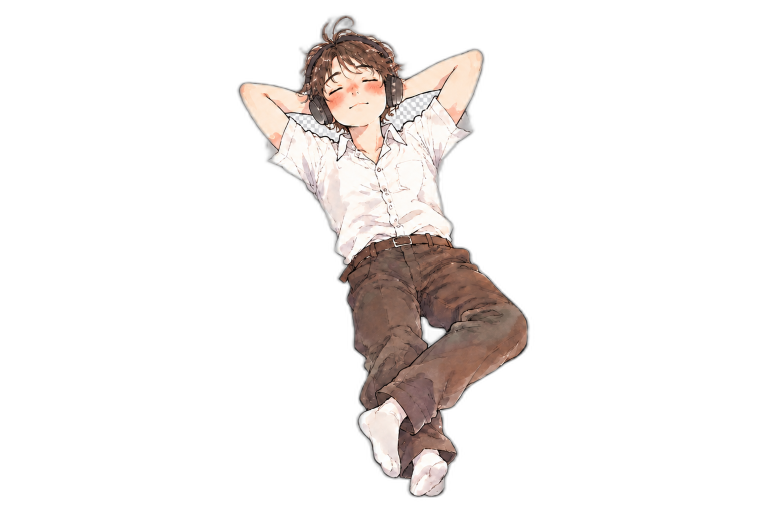
#> input picture assets/grass_relax/relaxed_boy-rembg.png, 1533 x 1026 px (shown at 1/2 size)
$ python fix_final_assets.py
#> lines starting #> are read from the running program, lines starting #| are printed output that depends on the picture; after the words box and inside, x2 and y2 are one past the last pixel; in counts of white or black regions, pixels touching at a corner belong together
from pathlib import Path

import cv2
import numpy as np
from PIL import Image, ImageFilter


ROOT = Path(__file__).resolve().parents[2]
RELAXED = ROOT / "assets/grass_relax/relaxed_boy-cutout.png"
RELAXED_RESTORED = ROOT / "assets/grass_relax/relaxed_boy-rembg.png"
WINTER_DIR = ROOT / "assets/winter_boy"
TRANSITION_THREE = ROOT / "assets/grass_relax/transition-3-cutout.png"
TRANSITION_THREE_RESTORED = ROOT / "assets/grass_relax/transition-3-rembg.png"
REPLACEMENT_THREE = ROOT / "assets/grass_relax/replacement-3-cutout.png"
REPLACEMENT_THREE_CLEAN = ROOT / "assets/grass_relax/replacement-3-clean.png"


def clear_enclosed_checkerboard():
    image = np.array(Image.open(RELAXED_RESTORED).convert("RGBA"))
#> image is the input picture: shape (1026, 1533, 4); mean R, G, B, A 28.5, 25, 23.5, 40
    rgb = image[:, :, :3]
    alpha = image[:, :, 3]
    gray = cv2.cvtColor(rgb, cv2.COLOR_RGB2GRAY)
    ink_barrier = cv2.dilate((gray < 90).astype(np.uint8), np.ones((3, 3), np.uint8), 1)
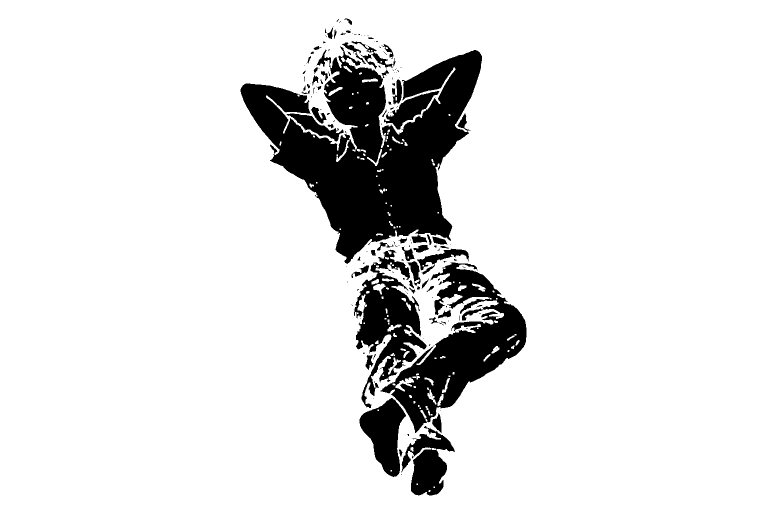
#> ink_barrier: shape (1026, 1533) (shown at 1/2 size); values 0 (black) and 1 (white), 88.5% white; 165 black regions (105 under 20 px), largest, box (x1, y1, x2, y2) and area: (481, 93, 964, 528) 96943, (761, 525, 1053, 866) 35373, (708, 499, 853, 816) 18117
    count, labels, stats, _ = cv2.connectedComponentsWithStats(1 - ink_barrier, 8)
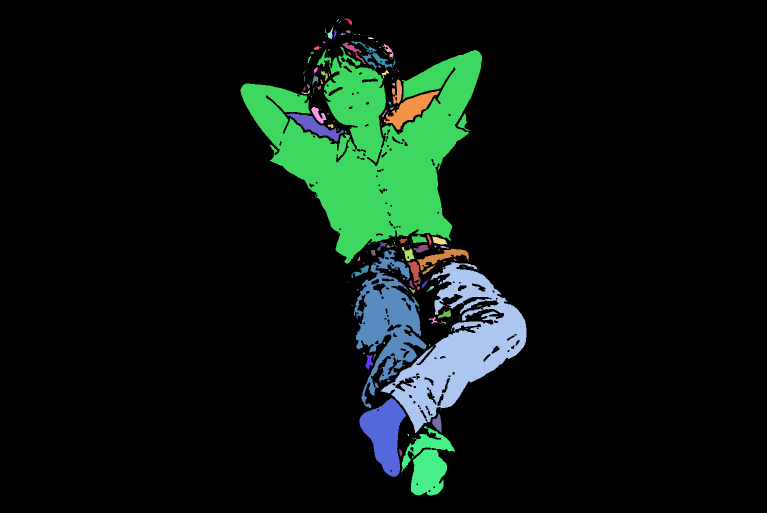
#> labels: shape (1026, 1533) int32 (shown at 1/2 size); 166 distinct labels, from 0 to 165; one colour per label, 0 black
#> count = 166; stats = 166 rows, first 6: [0, 0, 1533, 1026, 1392244], [688, 37, 16, 13, 75], [673, 38, 5, 6, 10], [678, 42, 4, 4, 4], [666, 53, 1, 1, 1], [655, 55, 11, 23, 127]
    holes = np.zeros_like(alpha, dtype=np.uint8)
    for label in range(1, count):
        x, y, width, height, area = stats[label]
        is_arm_opening = (
            560 < x < 790 and 150 < y < 245 and
            90 < width < 130 and 45 < height < 90 and area > 1500
        )
        if is_arm_opening:
            holes[labels == label] = 255
#> this loop made 165 passes
#> (x, y, width, height, area, is_arm_opening) on passes 1, 5, 7: (688, 37, 16, 13, 75, False), (655, 55, 11, 23, 127, False), (668, 59, 6, 19, 49, False)
#> holes: shape (1026, 1533); 0.32% white; 2 white regions, box (x1, y1, x2, y2) and area: (768, 182, 879, 259) 3073, (573, 227, 687, 283) 2002

    holes = cv2.dilate(holes, np.ones((3, 3), np.uint8), iterations=2)
#> holes: shape (1026, 1533); 0.43% white; 2 white regions, box (x1, y1, x2, y2) and area: (766, 180, 881, 261) 3947, (571, 225, 689, 285) 2798
    holes = cv2.GaussianBlur(holes, (0, 0), 0.6)
    alpha = np.minimum(alpha, 255 - holes)

    image[:, :, 3] = alpha
#> image: shape (1026, 1533, 4); 0.48% of pixels changed, all inside (x1, y1, x2, y2) = (570, 179, 882, 286)
    Image.fromarray(image, "RGBA").save(RELAXED, optimize=True)


def sharpen_winter_final():
    for name in ("winter_final.png", "f6.png"):
        path = WINTER_DIR / name
        image = Image.open(path).convert("RGBA")
        red, green, blue, alpha = image.split()
        rgb = Image.merge("RGB", (red, green, blue)).filter(
            ImageFilter.UnsharpMask(radius=0.85, percent=165, threshold=2)
        )
        sharpened = Image.merge("RGBA", (*rgb.split(), alpha))
        sharpened.save(path, optimize=True)


def clear_transition_three_checkerboard():
    image = np.array(Image.open(TRANSITION_THREE_RESTORED).convert("RGBA"))
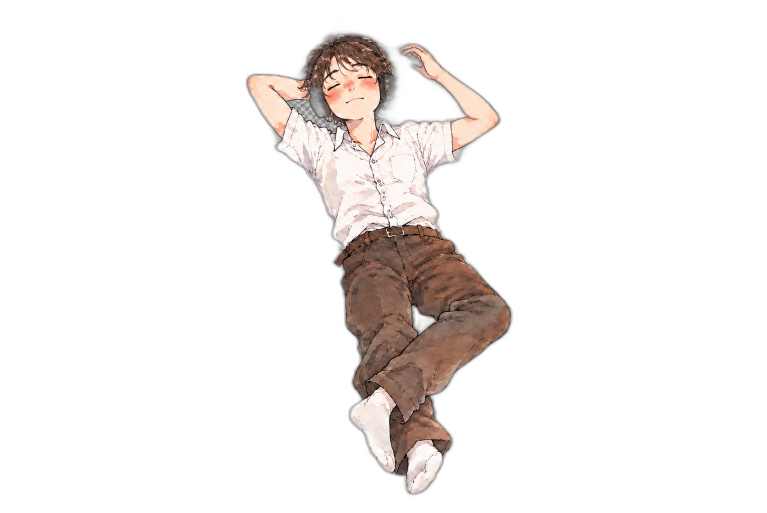
#> input picture assets/grass_relax/transition-3-rembg.png, 1533 x 1026 px (shown at 1/2 size)
#> image is the input picture: shape (1026, 1533, 4); mean R, G, B, A 24.3, 20.8, 19.3, 34.8
    rgb = image[:, :, :3]
    alpha = image[:, :, 3]
    gray = cv2.cvtColor(rgb, cv2.COLOR_RGB2GRAY)
    ink_barrier = cv2.dilate((gray < 105).astype(np.uint8), np.ones((3, 3), np.uint8), 1)
#> ink_barrier: shape (1026, 1533); values 0 (black) and 1 (white), 92.2% white; 165 black regions (108 under 20 px), largest, box (x1, y1, x2, y2) and area: (497, 90, 996, 498) 79169, (773, 590, 1018, 806) 14023, (700, 775, 791, 944) 8134
    count, labels, stats, _ = cv2.connectedComponentsWithStats(1 - ink_barrier, 8)
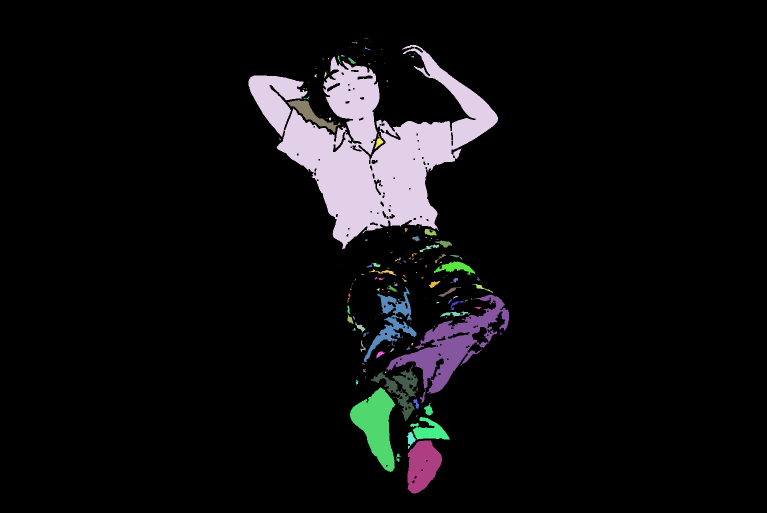
#> labels: shape (1026, 1533) int32 (shown at 1/2 size); 166 distinct labels, from 0 to 165; one colour per label, 0 black
#> count = 166; stats = 166 rows, first 6: [0, 0, 1533, 1026, 1450039], [729, 76, 8, 2, 8], [739, 82, 1, 1, 1], [704, 85, 11, 2, 13], [497, 90, 499, 408, 79169], [700, 95, 1, 1, 1]
    holes = np.zeros_like(alpha, dtype=np.uint8)
    for label in range(1, count):
        x, y, width, height, area = stats[label]
        is_arm_opening = (
            565 < x < 590 and 190 < y < 215 and
            95 < width < 120 and 55 < height < 80 and area > 1400
        )
        if is_arm_opening:
            holes[labels == label] = 255
#> this loop made 165 passes
#> (x, y, width, height, area, is_arm_opening) on passes 4, 6, 12: (497, 90, 499, 408, 79169, False), (730, 94, 12, 7, 23, False), (675, 111, 8, 16, 33, False)
#> holes: shape (1026, 1533); 0.11% white; 1 white region, box (x1, y1, x2, y2) and area: (575, 200, 681, 265) 1748
    holes = cv2.dilate(holes, np.ones((3, 3), np.uint8), iterations=2)
#> holes: shape (1026, 1533); 0.16% white; 1 white region, box (x1, y1, x2, y2) and area: (573, 198, 683, 267) 2488
    holes = cv2.GaussianBlur(holes, (0, 0), 0.6)
    image[:, :, 3] = np.minimum(alpha, 255 - holes)
#> image: shape (1026, 1533, 4); 0.18% of pixels changed, all inside (x1, y1, x2, y2) = (572, 197, 684, 268)
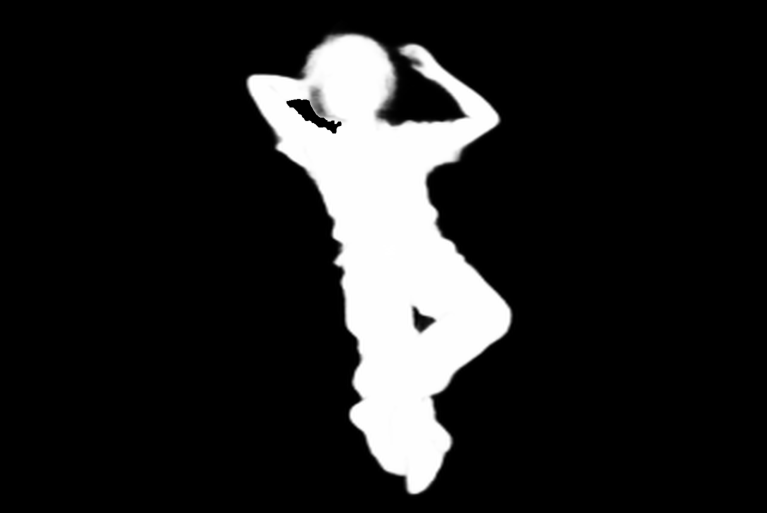
#> alpha: shape (1026, 1533) (shown at 1/2 size); min 0, max 255, mean 34.4
    Image.fromarray(image, "RGBA").save(TRANSITION_THREE, optimize=True)


def clear_replacement_three_checkerboard():
    image = np.array(Image.open(REPLACEMENT_THREE).convert("RGBA"))
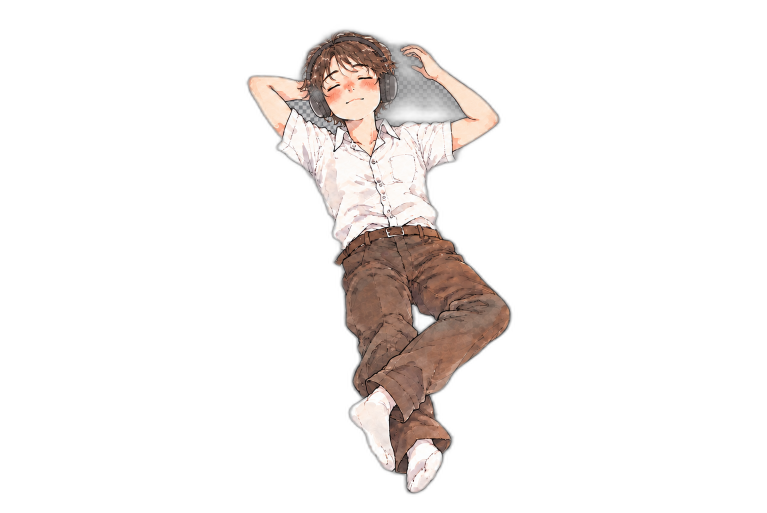
#> input picture assets/grass_relax/replacement-3-cutout.png, 1533 x 1026 px (shown at 1/2 size)
#> image is the input picture: shape (1026, 1533, 4); mean R, G, B, A 25.2, 21.6, 20.1, 35.4
    rgb = image[:, :, :3]
    alpha = image[:, :, 3]
    gray = cv2.cvtColor(rgb, cv2.COLOR_RGB2GRAY)
    ink_barrier = cv2.dilate((gray < 100).astype(np.uint8), np.ones((3, 3), np.uint8), 1)
#> ink_barrier: shape (1026, 1533); values 0 (black) and 1 (white), 90.9% white; 234 black regions (152 under 20 px), largest, box (x1, y1, x2, y2) and area: (555, 91, 996, 498) 70921, (740, 581, 1018, 841) 22316, (694, 524, 833, 776) 11981
    holes = np.zeros_like(alpha, dtype=np.uint8)

    # The source also contains a large checkerboard island enclosed by the
    # head, raised arm and shirt.  It is made up of disconnected light/dark
    # squares, so connected-component matching alone cannot select it. Limit
    # the colour selection to that opening to protect the boy and headphones.
    opening = np.zeros_like(alpha, dtype=np.uint8)
    cv2.fillPoly(
        opening,
        [np.array([
            [750, 58], [790, 54], [842, 82], [884, 123], [930, 169],
            [982, 213], [958, 239], [895, 247], [826, 250], [765, 242],
            [750, 218], [750, 172],
        ], dtype=np.int32)],
        255,
    )
#> opening: shape (1026, 1533); 1.9% white; 1 white region, box (x1, y1, x2, y2) and area: (750, 54, 983, 251) 29925
    # Keep the complete right ear cup while clearing the background around it.
    cv2.ellipse(opening, (776, 178), (22, 49), 0, 0, 360, 0, -1)
#> opening: shape (1026, 1533); 1.7% white; 1 white region, box (x1, y1, x2, y2) and area: (750, 54, 983, 251) 26422
    channel_spread = rgb.max(axis=2).astype(np.int16) - rgb.min(axis=2).astype(np.int16)
    brightness = rgb.max(axis=2)
    checker_pixels = (
        (opening > 0) &
        (channel_spread < 14) &
        (brightness > 0) &
        (brightness < 190)
    )
#> checker_pixels: shape (1026, 1533) bool; 0.98% white; 18 white regions (15 under 20 px), largest, box (x1, y1, x2, y2) and area: (750, 63, 938, 249) 15261, (750, 207, 759, 219) 23, (754, 104, 764, 114) 21
    checker = (checker_pixels.astype(np.uint8) * 255)
    checker = cv2.morphologyEx(
        checker, cv2.MORPH_CLOSE, np.ones((3, 3), np.uint8), iterations=1
    )
#> checker: shape (1026, 1533); 0.98% white; 15 white regions (12 under 20 px), largest, box (x1, y1, x2, y2) and area: (750, 63, 938, 249) 15387, (750, 207, 759, 219) 23, (754, 104, 764, 114) 21
    holes = np.maximum(holes, checker)
    left_gap = np.zeros_like(alpha, dtype=np.uint8)
    cv2.fillPoly(
        left_gap,
        [np.array([
            [574, 201], [609, 191], [640, 207],
            [642, 232], [624, 243], [591, 235],
        ], dtype=np.int32)],
        255,
    )
#> left_gap: shape (1026, 1533); 0.16% white; 1 white region, box (x1, y1, x2, y2) and area: (574, 191, 643, 244) 2498
    holes = np.maximum(holes, left_gap)
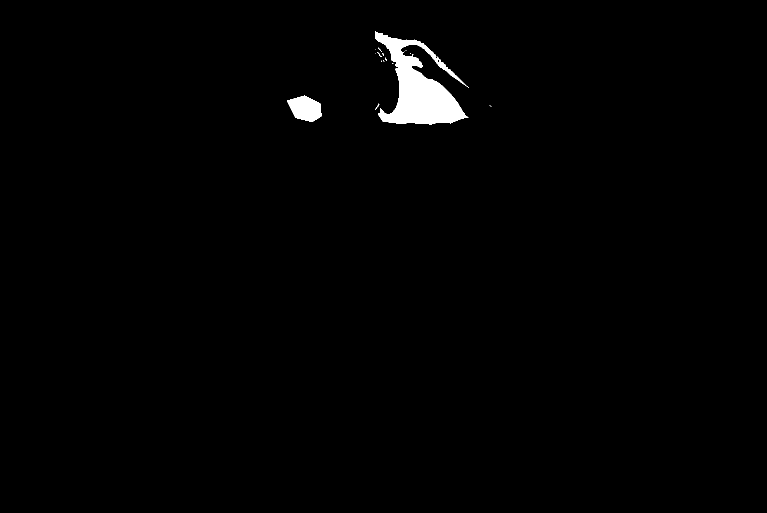
#> holes: shape (1026, 1533) (shown at 1/2 size); 1.1% white; 16 white regions (12 under 20 px), largest, box (x1, y1, x2, y2) and area: (750, 63, 938, 249) 15387, (574, 191, 643, 244) 2498, (750, 207, 759, 219) 23, (754, 104, 764, 114) 21
    holes = cv2.GaussianBlur(holes, (0, 0), 0.6)
    image[:, :, 3] = np.minimum(alpha, 255 - holes)
    Image.fromarray(image, "RGBA").save(REPLACEMENT_THREE_CLEAN, optimize=True)


clear_enclosed_checkerboard()
clear_transition_three_checkerboard()
clear_replacement_three_checkerboard()
print("Cleaned enclosed backgrounds in replacement frame 3 and final pose")
